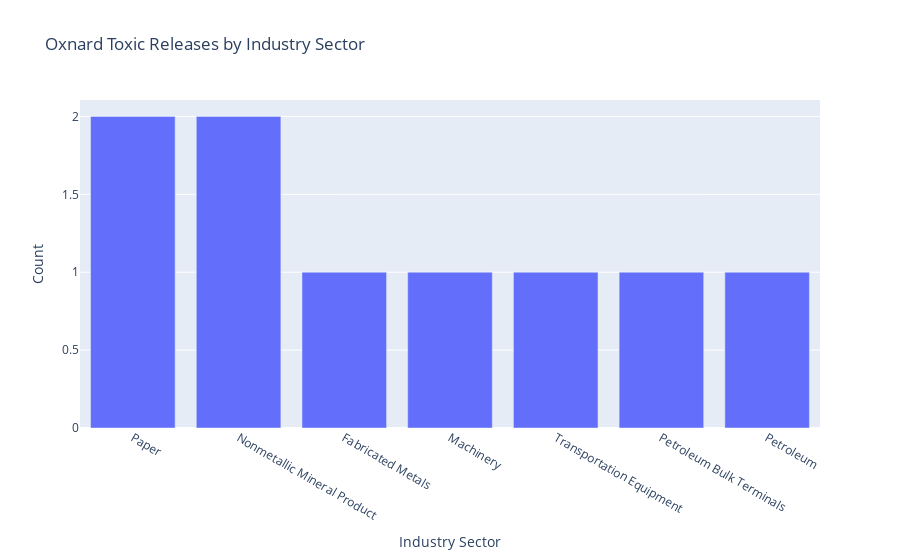

The notebook cell this image was saved under:
### Code cell
fig = px.bar(facility_by_sector_type_ox.head(20),
       x='industry_sector',
       y='count',
       title='Oxnard Toxic Releases by Industry Sector',
        labels={
            'industry_sector':'Industry Sector',
            'count':'Count'
        })

fig.show()

### Figure 1 — Plotly figure (JSON) as saved in the notebook; plotly's stock layout.template omitted (floating-point values rounded to 4 significant figures)
{"data": [{"alignmentgroup": "True", "hovertemplate": "Industry Sector=%{x}<br>Count=%{y}<extra></extra>", "legendgroup": "", "marker": {"color": "#636efa", "pattern": {"shape": ""}}, "name": "", "offsetgroup": "", "orientation": "v", "showlegend": false, "textposition": "auto", "type": "bar", "x": ["Paper", "Nonmetallic Mineral Product", "Fabricated Metals", "Machinery", "Transportation Equipment", "Petroleum Bulk Terminals", "Petroleum"], "xaxis": "x", "y": [2, 2, 1, 1, 1, 1, 1], "yaxis": "y"}], "layout": {"autosize": true, "barmode": "relative", "legend": {"tracegroupgap": 0}, "title": {"text": "Oxnard Toxic Releases by Industry Sector"}, "xaxis": {"anchor": "y", "autorange": true, "domain": [0, 1], "range": [-0.5, 6.5], "title": {"text": "Industry Sector"}, "type": "category"}, "yaxis": {"anchor": "x", "autorange": true, "domain": [0, 1], "range": [0, 2.105], "title": {"text": "Count"}, "type": "linear"}}}
